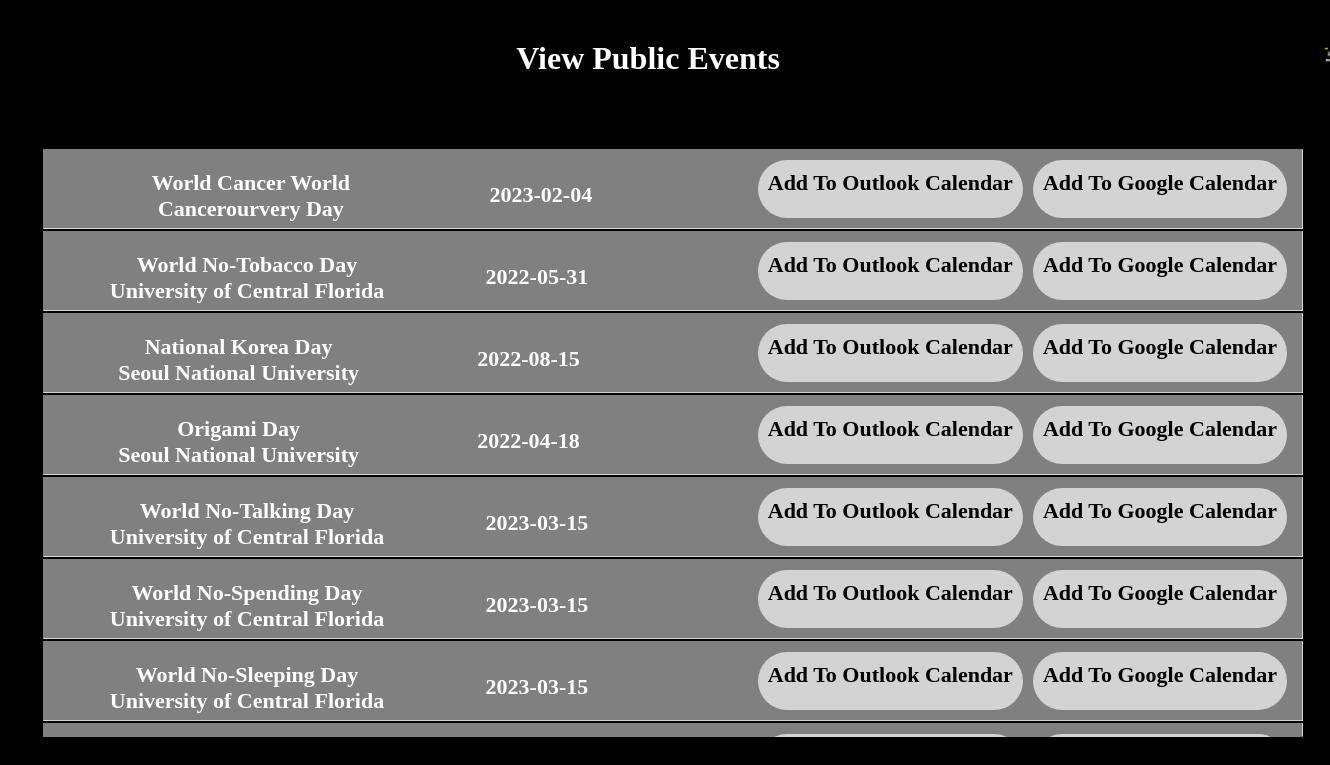
Screenshot of /super_admin_pages/view_public_events.php (signed in) with the database file from the repository.
### tables this page shows
CREATE TABLE `public_events` (
  `id` int(11) NOT NULL,
  `university` varchar(128) NOT NULL,
  `name` varchar(256) NOT NULL,
  `date` date NOT NULL,
  `time_from` time NOT NULL,
  `time_to` time NOT NULL,
  `category` varchar(128) NOT NULL,
  `description` varchar(1024) NOT NULL,
  `location` varchar(512) NOT NULL,
  `email` varchar(128) NOT NULL,
  `phone` varchar(128) NOT NULL
);

### super_admin_pages/view_public_events.php (the view, shortened to what this page needs)
<?php
require('../db_connection.php');
?>
<!DOCTYPE html>
<html lang="en">
<head>
    <link rel="stylesheet" href="css/view_public_events.css" />
</head>
<body>
    <header>
        <div class="header">
            <div class="title">
                <h1>View Public Events</h1>
            </div>
            <button onClick="location.href = 'SA_home.php'"><img src="../images/home.png"></button>
        </div>
    </header>
    <div class="public">
        <div class="lists">
            <table border="1px">
                <?php
                $query = "SELECT * FROM `public_events`";
                $result = mysqli_query($con, $query);
                if ($result) {
                    if (mysqli_num_rows($result) > 0) {
                        while ($name = mysqli_fetch_assoc($result)) {
                            $new_university = str_replace(' ', '+', $name['university']);
                            $out_university = str_replace(' ', '%20', $name['university']);
                            $new_name = str_replace(' ', '+', $name['name']);
                            $out_name = str_replace(' ', '%20', $name['name']);
                            $new_date = str_replace('-', '', $name['date']);
                            $new_time_from = str_replace(':', '', $name['time_from']);
                            $new_time_to = str_replace(':', '', $name['time_to']);
                            $new_category = str_replace(' ', '+', $name['category']);
                            $out_category = str_replace(' ', '%20', $name['category']);
                            $new_description = str_replace(' ', '+', $name['description']);
                            $out_description = str_replace(' ', '%20', $name['description']);
                            $new_location = str_replace(' ', '+', $name['location']);
                            $out_location = str_replace(' ', '%20', $name['location']);
                            $admin_email = $name['email'];
                            $admin_phone = $name['phone'];
                ?>
                            <tr class="names">
                                <td>
                                    <a href="https://www.google.com/calendar/render?action=TEMPLATE&text=<?php echo $new_name; ?>+:+<?php echo $new_category; ?>&dates=<?php echo $new_date; ?>T<?php echo $new_time_from; ?>/<?php echo $new_date; ?>T<?php echo $new_time_to; ?>&details=<?php echo $new_description; ?>.+For+details,+please+contact+at:+Email:+<?php echo $admin_email; ?>+Phone:+<?php echo $admin_phone; ?>+at+<?php echo $new_university; ?>&location=<?php echo $new_location; ?>&sf=true&output=xml" target="_blank" rel="noopener noreferrer">
                                        Add To Google Calendar
                                    </a>
                                    <a href="https://outlook.office.com/calendar/0/deeplink/compose?&subject=<?php echo $out_name; ?>%3A%20<?php echo $out_category; ?>&body=<?php echo $out_description; ?>%2e%20For%20details%20please%20contact%3A%20<?php echo $admin_email; ?>%20or%20<?php echo $admin_phone; ?>%20at%20<?php echo $out_university; ?>&startdt=<?php echo $name['date']; ?>T<?php echo $name['time_from']; ?>&enddt=<?php echo $name['date']; ?>T<?php echo $name['time_to']; ?>&location=<?php echo $out_location; ?>&path=%2Fcalendar%2Faction%2Fcompose&rru=addevent" target="_blank" rel="noopener noreferrer">
                                        Add To Outlook Calendar
                                    </a>
                                    <button class="event_info" onclick="location.href = 'public_information.php?name=<?php echo $name['name']; ?>&university=<?php echo $name['university']; ?>'">
                                        <div class="first">
                                            <?php
                                            echo "$name[date]";
                                            ?>
                                        </div>
                                        <div class="second">
                                            <?php
                                            echo "$name[name]";
                                            echo "<br>";
                                            echo "$name[university]";
                                            ?>
                                        </div>
                                    </button>
                                </td>
                            </tr>
                <?php
                        }
                    }
                }
                ?>
            </table>
        </div>
    </div>
</body>
</html>

### super_admin_pages/css/view_public_events.css (style rules this page uses)
* { box-sizing: border-box; text-decoration: none; font-family: Georgia, "Times New Roman", Times, serif; margin: 0; padding: 0; }
body { display: flex; flex-direction: column; align-items: center; justify-content: center; background-color: black; color: white; padding: 20px 0; overflow: hidden; }
header div.header { display: flex; flex-direction: row; align-items: center; justify-content: space-between; width: 1400px; margin: 20px; margin-bottom: 60px; }
header div.header button { background-color: transparent; border: none; }
header div.header button img { max-width: 50px; width: 70%; }
header div.header h1 { text-align: center; }
div.public { display: flex; flex-direction: column; align-items: center; background-color: transparent; margin: auto; width: 1300px; height: 600px; }
div.public div.lists { width: 1300px; height: auto; max-height: 600px; border-radius: 15px; overflow-y: scroll; overflow-x: hidden; direction: rtl; background-color: transparent; padding: 10px 10px; }
div.public div.lists table { background-color: transparent; width: 1300px; height: 250px; border: none; margin: auto; }
div.public div.lists table tr.names { background-color: transparent; color: black; align-items: center; justify-content: center; border: none; border-color: lightgray; }
div.public div.lists table tr.names td { display: flex; flex-direction: row; background-color: gray; width: 1260px; height: auto; max-height: 80px; padding: 10px 10px; }
div.public div.lists table tr.names td a { border-radius: 45px; background-color: lightgray; color: black; font-size: 22px; font-weight: bold; width: auto; height: auto; text-align: center; padding: 10px 10px; margin-right: 5px; margin-left: 5px; }
div.public div.lists table tr.names td button.event_info { display: flex; flex-direction: row; align-items: right; margin: auto; margin-top: -5px; margin-left: -5px; background-color: transparent; padding: 10px 10px; border: none; width: 600px; }
div.public div.lists table tr.names td button.event_info div.first { border-radius: 15px; border-color: transparent; border-width: 5px; background-color: transparent; font-size: 22px; font-weight: bold; text-align: center; margin: auto; color: white; width: auto; max-width: 200px; height: auto; max-height: 60px; padding: 5px 5px; overflow: hidden; overflow-y: auto; overflow-x: auto; }
div.public div.lists table tr.names td button.event_info div.second { border-radius: 15px; border-color: transparent; border-width: 5px; background-color: transparent; font-size: 22px; font-weight: bold; text-align: center; margin: auto; color: white; width: auto; max-width: 300px; height: auto; max-height: 60px; padding: 5px 5px; overflow: hidden; overflow-y: auto; overflow-x: auto; }

### rows the page displays
public_events: date "2023-02-04", name "World Cancer World Cancerourvery Day"
public_events: date "2022-05-31", name "World No-Tobacco Day", university "University of Central Florida"
public_events: date "2022-08-15", name "National Korea Day", university "Seoul National University"
public_events: date "2022-04-18", name "Origami Day", university "Seoul National University"
public_events: date "2023-03-15", name "World No-Talking Day", university "University of Central Florida"
public_events: date "2023-03-15", name "World No-Spending Day", university "University of Central Florida"
public_events: date "2023-03-15", name "World No-Sleeping Day", university "University of Central Florida"
